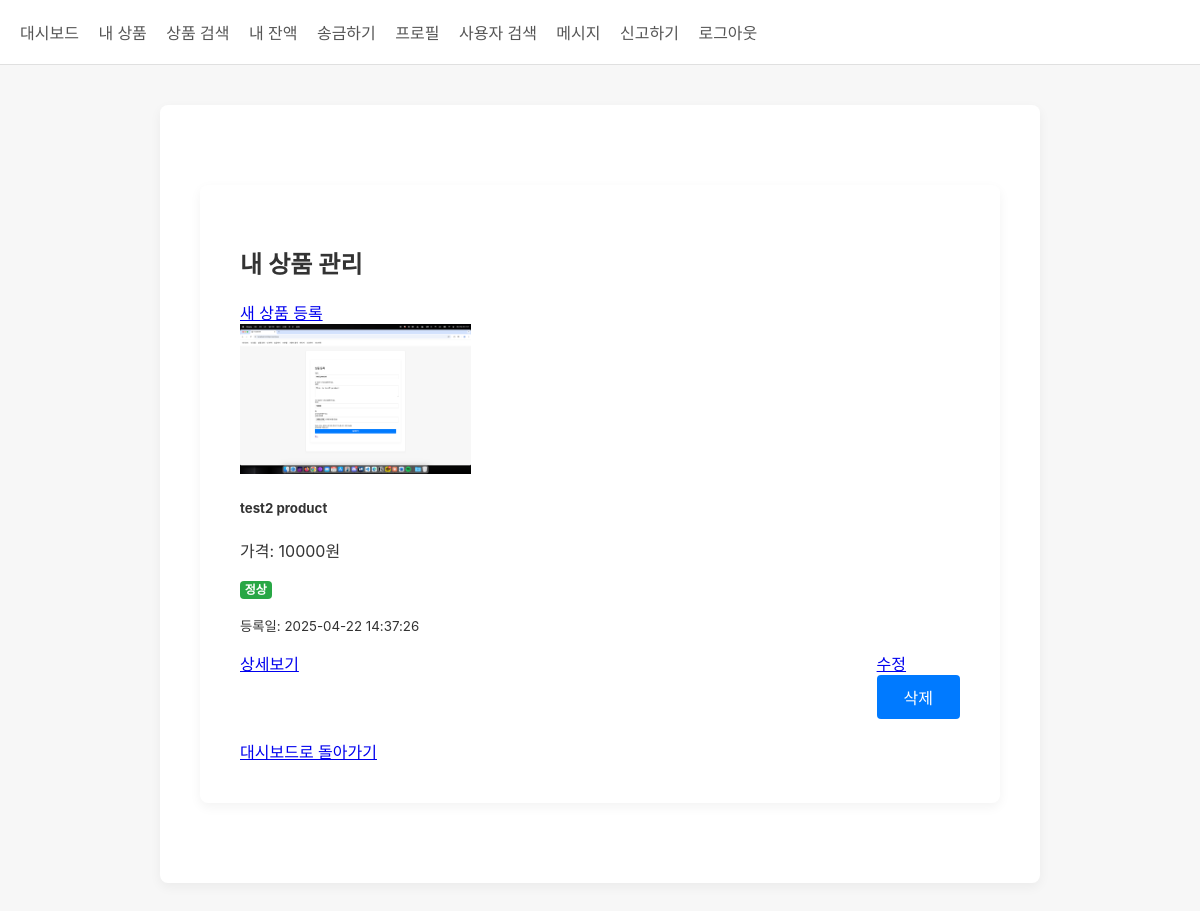
/my_products (signed in), run on the app's committed database.
### tables this page shows
CREATE TABLE product (
                id TEXT PRIMARY KEY,
                title TEXT NOT NULL,
                description TEXT NOT NULL,
                price TEXT NOT NULL,
                seller_id TEXT NOT NULL,
                status TEXT DEFAULT 'active',
                report_count INTEGER DEFAULT 0,
                created_at TIMESTAMP DEFAULT CURRENT_TIMESTAMP
            , image_path TEXT);

### app.py (the view)
@app.route('/my_products')
@login_required
def my_products():
    db = get_db()
    cursor = db.cursor()
    cursor.execute("""
        SELECT * FROM product
        WHERE seller_id = ?
        ORDER BY created_at DESC
    """, (session['user_id'],))
    products = cursor.fetchall()
    return render_template('my_products.html', products=products)

### app.py (called while the page is built)
def generate_csrf_token():
    if '_csrf_token' not in session:
        session['_csrf_token'] = secrets.token_hex(16)
    return session['_csrf_token']

def login_required(f):
    @wraps(f)
    def decorated_function(*args, **kwargs):
        if 'user_id' not in session:
            flash('로그인이 필요합니다.')
            return redirect(url_for('login'))
        return f(*args, **kwargs)
    return decorated_function

def get_db():
    db = getattr(g, '_database', None)
    if db is None:
        db = g._database = sqlite3.connect(DATABASE)
        db.row_factory = sqlite3.Row  # 결과를 dict처럼 사용하기 위함
    return db

@app.teardown_appcontext
def close_connection(exception):
    db = getattr(g, '_database', None)
    if db is not None:
        db.close()

@app.after_request
def add_security_headers(response):
    response.headers['Content-Security-Policy'] = "default-src 'self'; script-src 'self' 'unsafe-inline' https://cdnjs.cloudflare.com; style-src 'self' 'unsafe-inline'; img-src 'self' data:;"
    response.headers['X-Frame-Options'] = 'SAMEORIGIN'
    response.headers['X-XSS-Protection'] = '1; mode=block'
    return response

### templates/my_products.html (shortened to what this page needs)
{% extends "base.html" %}
{% block content %}
<div class="container mt-5">
    <h2>내 상품 관리</h2>
    <div class="mb-4">
        <a href="{{ url_for('new_product') }}" class="btn btn-primary">새 상품 등록</a>
    </div>
    {% if products %}
        <div class="row">
            {% for product in products %}
                <div class="col-md-4 mb-4">
                    <div class="card h-100 product-card">
                        <div class="card-img-top text-center pt-3">
                            {% if product.image_path %}
                                <img src="{{ url_for('uploaded_file', filename=product.image_path.split('/')[-1]) }}"
                                     alt="{{ product.title }}" class="product-thumbnail">
                            {% else %}
                                <div class="no-image-placeholder">
                                    <i class="no-image-icon">🖼️</i>
                                </div>
                            {% endif %}
                        </div>
                        <div class="card-body">
                            <h5 class="card-title">{{ product.title }}</h5>
                            <p class="card-text">가격: {{ product.price }}원</p>
                            <p class="card-text">
                                <span class="badge {% if product.status == 'active' %}badge-success{% elif product.status == 'warning' %}badge-warning{% elif product.status == 'blocked' %}badge-danger{% endif %}">
                                    {% if product.status == 'active' %}정상{% elif product.status == 'warning' %}주의{% elif product.status == 'blocked' %}차단됨{% endif %}
                                </span>
                            </p>
                            <p class="card-text"><small class="text-muted">등록일: {{ product.created_at }}</small></p>
                        </div>
                        <div class="card-footer">
                            <div class="d-flex justify-content-between">
                                <a href="{{ url_for('view_product', product_id=product.id) }}" class="btn btn-sm btn-outline-primary">상세보기</a>
                                <div>
                                    <a href="{{ url_for('edit_product', product_id=product.id) }}" class="btn btn-sm btn-primary">수정</a>
                                    <form method="POST" action="{{ url_for('delete_product', product_id=product.id) }}" class="d-inline" onsubmit="return confirm('정말 삭제하시겠습니까?');">
                                        <button type="submit" class="btn btn-sm btn-danger">삭제</button>
                                    </form>
                                </div>
                            </div>
                        </div>
                    </div>
                </div>
            {% endfor %}
        </div>
    {% else %}
        <div class="alert alert-info">
            등록한 상품이 없습니다.
        </div>
    {% endif %}
    <div class="mt-3">
        <a href="{{ url_for('dashboard') }}" class="btn btn-secondary">대시보드로 돌아가기</a>
    </div>
</div>
{% endblock %}

### templates/base.html (style rules this page uses)
body { background-color: #F7F7F7; font-family: -apple-system, BlinkMacSystemFont, "Segoe UI", Roboto, Helvetica, Arial, sans-serif; margin: 0; padding: 0; color: #333; }
.container { max-width: 800px; margin: 40px auto; background-color: #fff; padding: 40px; box-shadow: 0 4px 12px rgba(0, 0, 0, 0.05); border-radius: 8px; }
h1, h2, h3 { font-weight: 600; margin-bottom: 20px; }
input, textarea, button { width: 100%; padding: 10px; margin-bottom: 20px; border: 1px solid #e0e0e0; border-radius: 4px; font-size: 16px; }
button { background-color: #007AFF; color: #fff; border: none; cursor: pointer; transition: background-color 0.2s; }
.badge { display: inline-block; padding: 0.25em 0.4em; font-size: 75%; font-weight: 700; line-height: 1; text-align: center; white-space: nowrap; vertical-align: baseline; border-radius: 0.25rem; }
.badge-success { color: #fff; background-color: #28a745; }

### templates/my_products.html (style rules this page uses)
.product-card { transition: all 0.3s ease; }
.product-thumbnail { max-height: 150px; width: auto; max-width: 100%; object-fit: contain; }
.badge { display: inline-block; padding: 0.25em 0.4em; font-size: 75%; font-weight: 700; line-height: 1; text-align: center; white-space: nowrap; vertical-align: baseline; border-radius: 0.25rem; }
.badge-success { color: #fff; background-color: #28a745; }
.d-flex { display: flex; }
.justify-content-between { justify-content: space-between; }
.d-inline { display: inline; }

### data on the page
product: image_path (picture), title "test2 product", price "10000", status "정상", created_at "2025-04-22 14:37:26"
